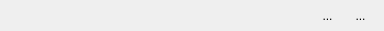
<?xml version="1.0" encoding="UTF-8"?>
<ui version="4.0">
 <class>BackupItemWidget</class>
 <widget class="QWidget" name="BackupItemWidget">
  <property name="geometry">
   <rect>
    <x>0</x>
    <y>0</y>
    <width>384</width>
    <height>31</height>
   </rect>
  </property>
  <property name="contextMenuPolicy">
   <enum>Qt::ActionsContextMenu</enum>
  </property>
  <layout class="QHBoxLayout" name="horizontalLayout">
   <property name="spacing">
    <number>6</number>
   </property>
   <property name="leftMargin">
    <number>10</number>
   </property>
   <property name="topMargin">
    <number>2</number>
   </property>
   <property name="rightMargin">
    <number>10</number>
   </property>
   <property name="bottomMargin">
    <number>2</number>
   </property>
   <item>
    <widget class="QLabel" name="iconLabel">
     <property name="sizePolicy">
      <sizepolicy hsizetype="Preferred" vsizetype="Preferred">
       <horstretch>0</horstretch>
       <verstretch>0</verstretch>
      </sizepolicy>
     </property>
     <property name="minimumSize">
      <size>
       <width>20</width>
       <height>20</height>
      </size>
     </property>
     <property name="maximumSize">
      <size>
       <width>20</width>
       <height>20</height>
      </size>
     </property>
     <property name="pixmap">
      <pixmap resource="../resources/resources.qrc">:/icons/file.png</pixmap>
     </property>
    </widget>
   </item>
   <item>
    <widget class="ElidedLabel" name="pathLabel">
     <property name="sizePolicy">
      <sizepolicy hsizetype="MinimumExpanding" vsizetype="Preferred">
       <horstretch>0</horstretch>
       <verstretch>0</verstretch>
      </sizepolicy>
     </property>
     <property name="styleSheet">
      <string notr="true">#pathLabel
{
font-family: Monospace, Monaco;
font-size: 12px;
}</string>
     </property>
     <property name="text">
      <string notr="true"/>
     </property>
     <property name="elide" stdset="0">
      <string notr="true">Qt::ElideMiddle</string>
     </property>
    </widget>
   </item>
   <item>
    <spacer name="horizontalSpacer">
     <property name="orientation">
      <enum>Qt::Horizontal</enum>
     </property>
     <property name="sizeType">
      <enum>QSizePolicy::Preferred</enum>
     </property>
     <property name="sizeHint" stdset="0">
      <size>
       <width>0</width>
       <height>0</height>
      </size>
     </property>
    </spacer>
   </item>
   <item>
    <widget class="QLabel" name="detailLabel">
     <property name="sizePolicy">
      <sizepolicy hsizetype="Maximum" vsizetype="Preferred">
       <horstretch>0</horstretch>
       <verstretch>0</verstretch>
      </sizepolicy>
     </property>
     <property name="styleSheet">
      <string notr="true">QLabel {
color: grey;
font-family: Monospace, Monaco;
font-size: 11px;
}</string>
     </property>
     <property name="text">
      <string notr="true"/>
     </property>
    </widget>
   </item>
   <item>
    <widget class="QToolButton" name="browseButton">
     <property name="minimumSize">
      <size>
       <width>27</width>
       <height>27</height>
      </size>
     </property>
     <property name="maximumSize">
      <size>
       <width>27</width>
       <height>27</height>
      </size>
     </property>
     <property name="styleSheet">
      <string notr="true">QToolButton {
border: none;
border-radius: 4px;
}

QToolButton:hover {
background: rgba(179, 190, 255, 120);
}

QToolButton:pressed {
padding-top: 2px;
padding-left: 2px;
}</string>
     </property>
     <property name="text">
      <string>...</string>
     </property>
     <property name="icon">
      <iconset resource="../resources/resources.qrc">
       <normaloff>:/icons/magnifying-glass.png</normaloff>:/icons/magnifying-glass.png</iconset>
     </property>
    </widget>
   </item>
   <item>
    <widget class="QToolButton" name="removeButton">
     <property name="minimumSize">
      <size>
       <width>27</width>
       <height>27</height>
      </size>
     </property>
     <property name="maximumSize">
      <size>
       <width>27</width>
       <height>27</height>
      </size>
     </property>
     <property name="styleSheet">
      <string notr="true">QToolButton {
border: none;
border-radius: 4px;
}

QToolButton:hover {
background: rgba(179, 190, 255, 120);
}

QToolButton:pressed {
padding-top: 2px;
padding-left: 2px;
}</string>
     </property>
     <property name="text">
      <string>...</string>
     </property>
     <property name="icon">
      <iconset resource="../resources/resources.qrc">
       <normaloff>:/icons/circle-x.png</normaloff>:/icons/circle-x.png</iconset>
     </property>
    </widget>
   </item>
  </layout>
  <action name="actionRemove">
   <property name="icon">
    <iconset resource="../resources/resources.qrc">
     <normaloff>:/icons/circle-x.png</normaloff>:/icons/circle-x.png</iconset>
   </property>
   <property name="text">
    <string>Remove</string>
   </property>
   <property name="toolTip">
    <string>Remove selected item(s) &lt;span style=&quot;color:gray;font-size:small&quot;&gt;%1&lt;/span&gt;</string>
   </property>
   <property name="shortcut">
    <string>Backspace, Del</string>
   </property>
   <property name="shortcutContext">
    <enum>Qt::WidgetShortcut</enum>
   </property>
  </action>
  <action name="actionOpen">
   <property name="icon">
    <iconset resource="../resources/resources.qrc">
     <normaloff>:/icons/magnifying-glass.png</normaloff>:/icons/magnifying-glass.png</iconset>
   </property>
   <property name="text">
    <string>Open</string>
   </property>
   <property name="toolTip">
    <string>Open this item in the native File Explorer</string>
   </property>
   <property name="shortcutContext">
    <enum>Qt::WidgetShortcut</enum>
   </property>
  </action>
 </widget>
 <customwidgets>
  <customwidget>
   <class>ElidedLabel</class>
   <extends>QLabel</extends>
   <header>../widgets/elidedlabel.h</header>
  </customwidget>
 </customwidgets>
 <resources>
  <include location="../resources/resources.qrc"/>
 </resources>
 <connections/>
</ui>
